Frame 1 (no input): blank canvas, image omitted
Frame 60 (the mouse pressed at the canvas centre just before this capture): blank canvas, image omitted
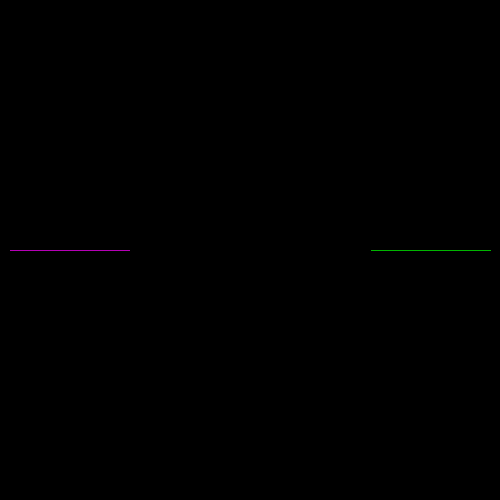
Frame 120 (the mouse held since frame 60 and released just before this capture)

The Processing sketch whose frames 1 and 60 were blank and that drew this single picture after the mouse press (run headless with seeded random() and noise(); from frame 60 on, the mouse is pressed at the canvas centre):

// Processing sketch: processing_77826
// ── processing_77826.pde

int x = 10;
int y = 250;
int direction = RIGHT;
int compX = 490;
int compY = 250;
int compdirection = LEFT;
boolean gameOver = false;
void setup()
{
  size(500, 500);
  background(0);
  frameRate(100);
}
void draw()
{
  if (gameOver==true)
  {
    fill(255, 0, 0);
    textSize(35);
    textAlign(CENTER);
    text("GAME OVER", 250, 250);
  }
  else
  {
    human();
    if ( gameOver ==false)
    {
      comp();
    }
  }
}
void human()
{
  if (get(x, y) != color(0, 0, 0))
  {
    gameOver = true;
  }
  else
  {
    stroke(255, 0, 255);
    point(x, y);
    if (direction == RIGHT)
    {
      x++;
    }
    else if (direction == LEFT)
    {
      x--;
    }
    else if (direction == UP)
    {
      y--;
    }
    else if (direction == DOWN)
    {
      y++;
    }
  }
}
void comp()
{
  if (get(compX, compY) != color(0, 0, 0))
  {
    gameOver = true;
  }
  else
  {
    stroke(0, 255, 0);
    point(compX, compY);
    if (compdirection == RIGHT)
    {
      compX++;
      if (get(compX+1, compY) != color(0, 0, 0))
      {
        compdirection =UP;
      }
    }
    else if (compdirection == LEFT)
    {
      compX--;
      if (get(compX-1, compY) != color(0, 0, 0))
      {
        compdirection =DOWN;
      }
    }
    else if (compdirection == UP)
    {
      compY--;
      if (get(compX, compY -1) != color(0, 0, 0))
      {
        compdirection =LEFT;
      }
    }
    else if (compdirection == DOWN)
    {
      compY++;
      if (get(compX, compY +1) != color(0, 0, 0))
      {
        compdirection =RIGHT;
      }
    }
  }
}
void keyPressed()
{
  if (key == 'a')
  {
    direction = LEFT;
  }
  else if (key == 'd')
  {
    direction = RIGHT;
  }
  else if (key == 'w')
  {
    direction = UP;
  }
  else if (key == 's')
  {
    direction = DOWN;
  }
  else if (key == 'r')
  {
    fill(0);
    rect(0, 0, 500, 500);
    x= 10;
    y = 250;
    direction = RIGHT;
    compX = 490;
    compY = 250;
    compdirection = LEFT;
    gameOver =false;
  }
}
